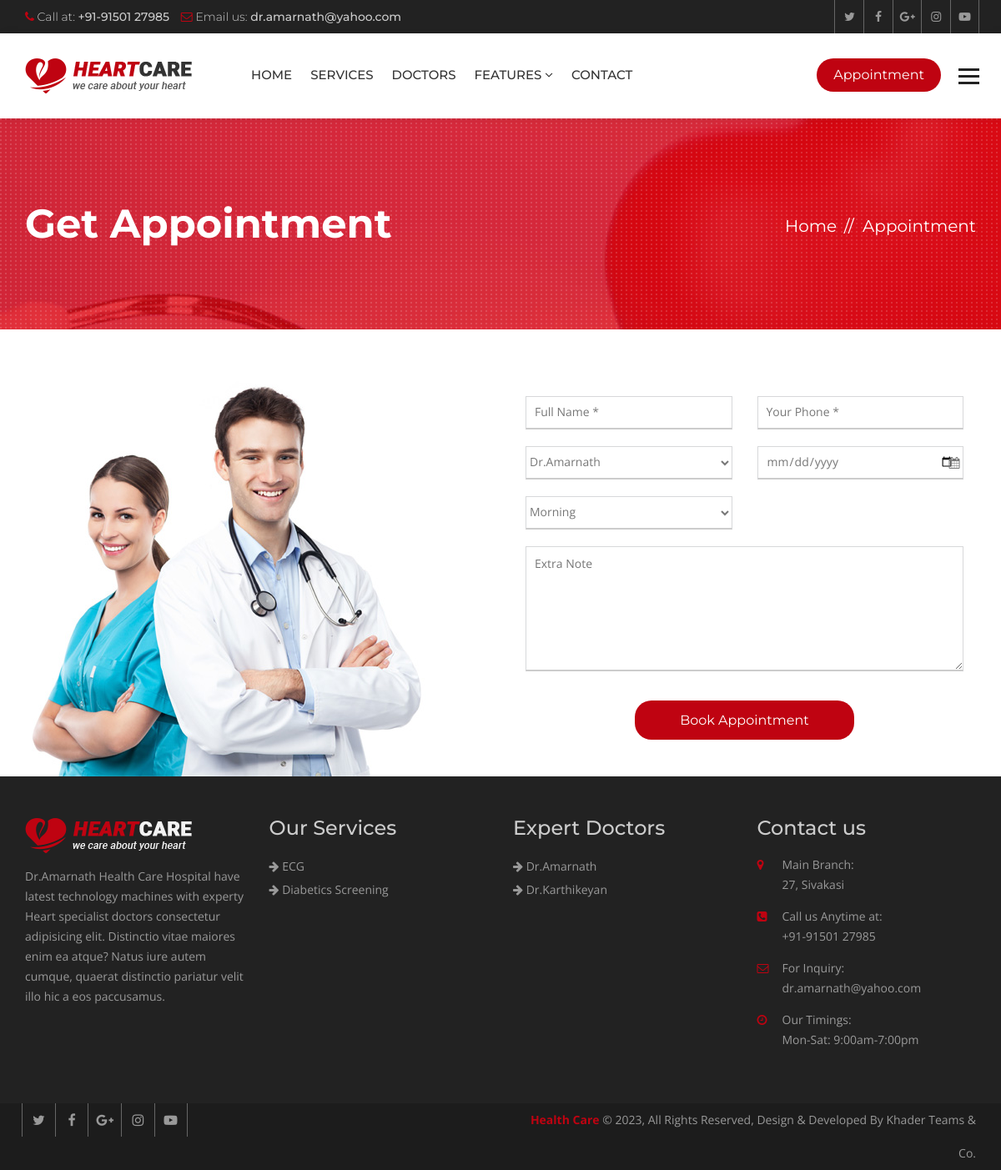
/appointment/, run on the app's committed database.
### hospital/models.py (models this page shows, shortened)
class Service(models.Model):
    title = models.CharField(max_length=120)
    description = models.TextField()
    items = models.ManyToManyField(to='Item',)
    thumbnail = models.ImageField(upload_to='services/')
    cover = models.ImageField(upload_to='services/')
    image1 = models.ImageField(upload_to='services/', blank=True, null=True)
    image2 = models.ImageField(upload_to='services/', blank=True, null=True)

class Doctor(models.Model):
    name = models.CharField(max_length=120)
    speciality = models.CharField(max_length=120)
    picture = models.ImageField(upload_to="doctors/")
    details = models.TextField()
    experience = models.TextField()
    expertize = models.ManyToManyField(to='Expertize', related_name='doctors')
    twitter = models.CharField(max_length=120, blank=True, null=True)
    facebook = models.CharField(max_length=120, blank=True, null=True)
    instagram = models.CharField(max_length=120, blank=True, null=True)

### appointment/views.py (the view, shortened to what this page needs)
# urls.py: path('', views.AppointmentView.as_view(), name="appointment"),
class AppointmentView(View):
    def get(self, request, *args, **kwargs):
        context = {
            'doctors': Doctor.objects.all()
        }
        return render(request, "appointment/index.html", context)

### hospital/context_processors.py (called while the page is built)
def footer_content(request):
    services = Service.objects.all()
    doctors = Doctor.objects.all()
    context = {
        'services': services,
        'doctors': doctors
    }
    return context

### templates/appointment/index.html (shortened to what this page needs)
{% extends 'base.html' %}
{% load static %}
{% block maincontent %}
<div class="inner-banner">
  <div class="container">
    <div class="row">
      <div class="col-md-7">
        <h1>Get Appointment</h1>
      </div>
      <div class="col-md-5">
        <ol class="breadcrumb">
          <li><a href="{% url 'index' %}">Home</a></li>
          <li class="active">Appointment</li>
        </ol>
      </div>
    </div>
  </div>
</div>
<div class="main-content padding-0">
  <section class="appointment-form">
    <div class="container">
      <div class="row">
        <div class="col-md-6"><img src="{% static 'heartcare/images/form-pic.jpg' %}" alt=""></div>
        <div class="col-md-6">
          <form action="{% url 'appointment' %}" method="post">
            <div class="app-form">
              <div class="col-md-6 col-sm-6">
                <input class="form-control" placeholder="Full Name *" type="text" name="name">
              </div>
              <div class="col-md-6 col-sm-6">
                <input class="form-control" placeholder="Your Phone *" type="text" name="phone">
              </div>
              <div class="col-md-6 col-sm-6">
                <select name="doctor">
                  {% for doctor in doctors %}
                  <option value="{{ doctor.id }}">{{ doctor.name }}</option>
                  {% endfor %}
                </select>
              </div>
              <div class="col-md-6 col-sm-6">
                <div class="input-group date">
                  <input placeholder="Date *" name="date" class="form-control" type="date">
                  <span class="input-group-addon"> <i class="fa fa-calendar" aria-hidden="true"></i> </span> </div>
              </div>
              <div class="col-md-6 col-sm-6">
                <select name="time">
                  <option value="morning">Morning</option>
                </select>
              </div>
              <div class="col-md-12 text-center">
                <textarea placeholder="Extra Note" name="note"></textarea>
                <input value="Book Appointment" type="submit">
              </div>
            </div>
          </form>
        </div>
      </div>
    </div>
  </section>
</div>
{% endblock maincontent %}

### templates/partials/_footer.html
{% load static %}
<footer class="footer">
  <div class="footer-widgets">
    <div class="container">
      <div class="row">
        <div class="col-md-3 col-sm-6">
          <div class="widget"> <img class="ft-logo" src="{% static 'heartcare/images/footer-logo.png' %}" alt="">
            <p>Dr.Amarnath Health Care  Hospital have latest technology machines with experty Heart specialist doctors
              consectetur adipisicing elit. Distinctio vitae maiores enim ea atque? Natus iure autem cumque, quaerat
              distinctio pariatur velit illo hic a eos paccusamus. </p>
          </div>
        </div>
        <div class="col-md-3 col-sm-6">
          <div class="widget">
            <h3>Our Services</h3>
            <ul>
              {% for service in services|slice:':8' %}
              <li><a href="{% url 'service_details' service.id %}"><i class="fa fa-arrow-right"></i>
                  {{service.title }}</a></li>
              {% endfor %}
            </ul>
          </div>
        </div>
        <div class="col-md-3 col-sm-6">
          <div class="widget">
            <h3>Expert Doctors</h3>
            <ul>
              {% for doctor in doctors|slice:':8' %}
              <li><a href="{% url 'doctor_details' doctor.id %}"><i class="fa fa-arrow-right"></i> {{ doctor.name }}</a>
              </li>
              {% endfor %}
            </ul>
          </div>
        </div>
        <div class="col-md-3 col-sm-6">
          <div class="widget">
            <h3>Contact us</h3>
            <address>
              <ul>
                <li> <span class="icon"><i class="fa fa-map-marker" aria-hidden="true"></i></span> <span
                    class="add-text"><strong>Main Branch:</strong>  27, Sivakasi</span> </li>
                <li> <span class="icon"><i class="fa fa-phone-square" aria-hidden="true"></i></span> <span
                    class="add-text"><strong>Call us Anytime at:</strong> +91-91501 27985</span> </li>
                <li> <span class="icon"><i class="fa fa-envelope-o" aria-hidden="true"></i></span> <span
                    class="add-text"><strong>For Inquiry:</strong> dr.amarnath@yahoo.com</span> </li>
                <li> <span class="icon"><i class="fa fa-clock-o" aria-hidden="true"></i></span> <span
                    class="add-text"><strong>Our Timings:</strong> Mon-Sat: 9:00am-7:00pm</span> </li>
              </ul>
            </address>
          </div>
        </div>
      </div>
    </div>
  </div>
  <div class="footer-cr">
    <div class="container">
      <div class="row">
        <div class="col-md-6">
          <div class="footer-social"> <a href="#"><i class="fa fa-twitter" aria-hidden="true"></i></a> <a href="#"><i
                class="fa fa-facebook" aria-hidden="true"></i></a> <a href="#"><i class="fa fa-google-plus"
                aria-hidden="true"></i></a> <a href="#"><i class="fa fa-instagram" aria-hidden="true"></i></a> <a
              href="#"><i class="fa fa-youtube-play" aria-hidden="true"></i></a>
          </div>
        </div>
        <div class="col-md-6">
          <p><strong>Health Care</strong> © {% now 'Y' %}, All Rights Reserved, Design & Developed By Khader Teams & Co.</p>
        </div>
      </div>
    </div>
  </div>
</footer>

### heartcare/static/heartcare/css/custom.css (style rules this page uses)
html body { font-family: 'Open Sans', sans-serif; color: #777777; font-size: 14px; }
p { line-height: 24px; }
body h1, body h2, body h3, body h4, body h5, body h6 { font-family: 'Montserrat', sans-serif; margin: 0px; }
body h1 { font-size: 48px; }
body h3 { font-size: 24px; }
.inner-banner { background: url(../images/inner.jpg) no-repeat top center; position: relative; width: 100%; float: left; padding: 100px 0 100px; background-color: #bf0311; z-index: 0; }
.inner-banner:after { background: url(../images/patt.png); position: absolute; left: 0; top: 0; content: ""; width: 100%; height: 100%; }
.inner-banner .container { position: relative; z-index: 99; }
.inner-banner h1 { color: #fff; font-weight: 700; }
.inner-banner .breadcrumb { text-align: right; background: none; padding: 0px; margin: 15px 0 0; }
.inner-banner .breadcrumb>li, .inner-banner .breadcrumb>li a { color: #fff; font-size: 20px; font-family: 'Montserrat', sans-serif; }
.inner-banner .breadcrumb>li+li::before { color: #fff; content: "// "; padding: 0 5px; }
.main-content { width: 100%; float: left; padding: 50px 0; }
.app-form input[type="text"], .app-form input[type="date"], .app-form input[type="time"] { width: 100%; border: 0px; border: 1px solid #d7d8da; line-height: 40px; box-shadow: none; background: none; border-radius: 0px; padding: 0px; color: #777777; margin-bottom: 20px; background: #fff; padding: 0 10px; }
.app-form select { width: 100%; border: 0px; border: 1px solid #d7d8da; line-height: 40px; height: 40px; box-shadow: none; background: none; border-radius: 0px; padding: 0px; color: #777777; margin-bottom: 20px; background: #fff; }
.app-form .input-group-addon { background: none; padding: 0px; color: #fff; border: 0px; border-radius: 0px; position: absolute; right: 15px; top: 5px; z-index: 88; }
.app-form .input-group { width: 100%; }
.app-form textarea { width: 100%; background: none; border: 0px; border: 1px solid #d7d8da; color: #777777; margin-bottom: 30px; background: #fff; padding: 10px; height: 100px; }
.app-form { margin: 30px 0 0; }
.app-form input[type="submit"] { background: #bf0311; color: #fff; text-align: center; width: 100%; border-radius: 20px; font-size: 16px; font-family: 'Montserrat', sans-serif; line-height: 45px; border: 0px; transition: all ease-in-out 0.3s; -webkit-transition: all ease-in-out 0.3s; }
.footer { width: 100%; float: left; background: #222222; padding: 50px 0 0 0; }
.footer .widget { width: 100%; float: left; margin: 0 0 50px; }
.footer .widget ul { margin: 0px; padding: 0px; list-style: none; }
.footer .widget li { line-height: 28px; color: #999999; }
.footer .widget a { color: #999; }
.footer .widget h3 { margin: 0 0 20px; color: #cccccc; line-height: 24px; }
.ft-logo { margin-bottom: 16px; max-width: 100%; height: auto; }
.footer .widget p { line-height: 24px; color: #999999; }
.footer .widget address li { float: left; line-height: 24px; margin-bottom: 14px; width: 100%; }
.widget address .icon { width: 30px; float: left; color: #bf0311; }
.widget address .add-text { float: left; width: 80%; }
.widget address .add-text>strong { display: block; font-weight: 400; }
.footer-cr { width: 100%; float: left; clear: both; background: #1c1c1c; }
.footer-cr p { margin: 0px; line-height: 40px; color: #999999; text-align: right; }
.footer-cr p strong { color: #bf0311; }
.footer-social a { border-left: 1px solid #666666; color: #999999; display: inline-block; font-size: 16px; line-height: 40px; margin-left: -4px; text-align: center; width: 40px; }
.footer-social a:last-child { border-right: 1px solid #666666; }
.appointment-form { width: 100%; float: left; padding: 0; }
.padding-0 { padding-bottom: 0px; }
.appointment-form .app-form input[type="text"], .appointment-form .app-form input[type="date"], .appointment-form .app-form input[type="time"], .appointment-form .app-form select, .appointment-form .app-form textarea { border-bottom: 2px solid #cccccc; color: #777777; }
.appointment-form .app-form .input-group-addon { color: #777777; line-height: 30px; }
.appointment-form .app-form textarea { min-height: 150px; }
.appointment-form .app-form input[type="submit"] { width: 50%; margin: auto; }
.appointment-form .app-form .form-control { height: 40px; line-height: 40px; }

### data on the page
Service: title "ECG"
Service: title "Diabetics Screening"
Doctor: name "Dr.Amarnath"
Doctor: name "Dr.Karthikeyan"

### other printed values
form field doctor "Dr.Amarnath"
